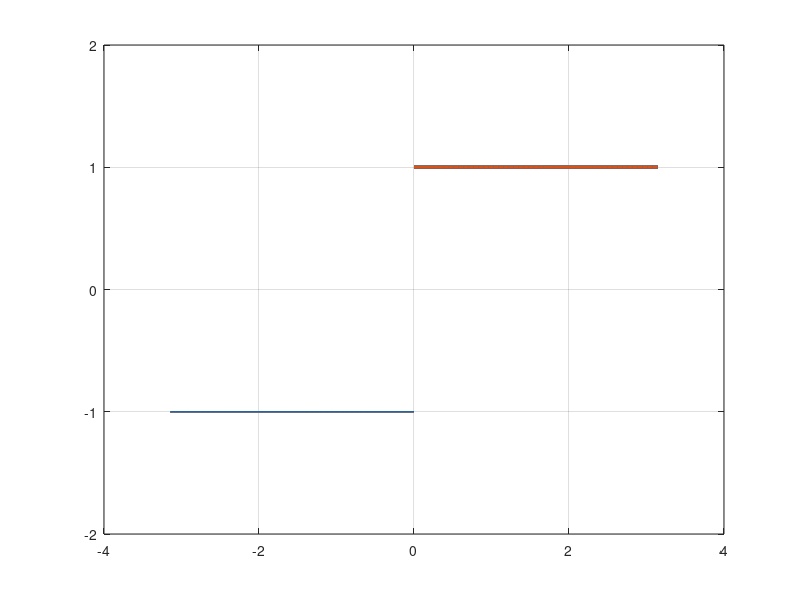

Recreate this plot in MATLAB.
%% Serie de fourier de la función cuadrada
% Grafica la función original

%definir los límites de la función
x1=linspace(-pi,0,50);
x2=linspace(0,pi,50);

y1=-ones(length(x1));
y2=ones(length(x2));

plot(x1,y1, x2,y2,'Linewidth',2)
grid on
v=[-2 2];
ylim(v)

% subplot(2,2,1)
% plot(x1,y1)
% hold on
% subplot(2,2,2)
% plot(x2,y2)
% hold on
% subplot(2,2,3)
% plot(x2,5*y2)
% subplot(2,2,4)
% plot(x2,y2*0.1)
